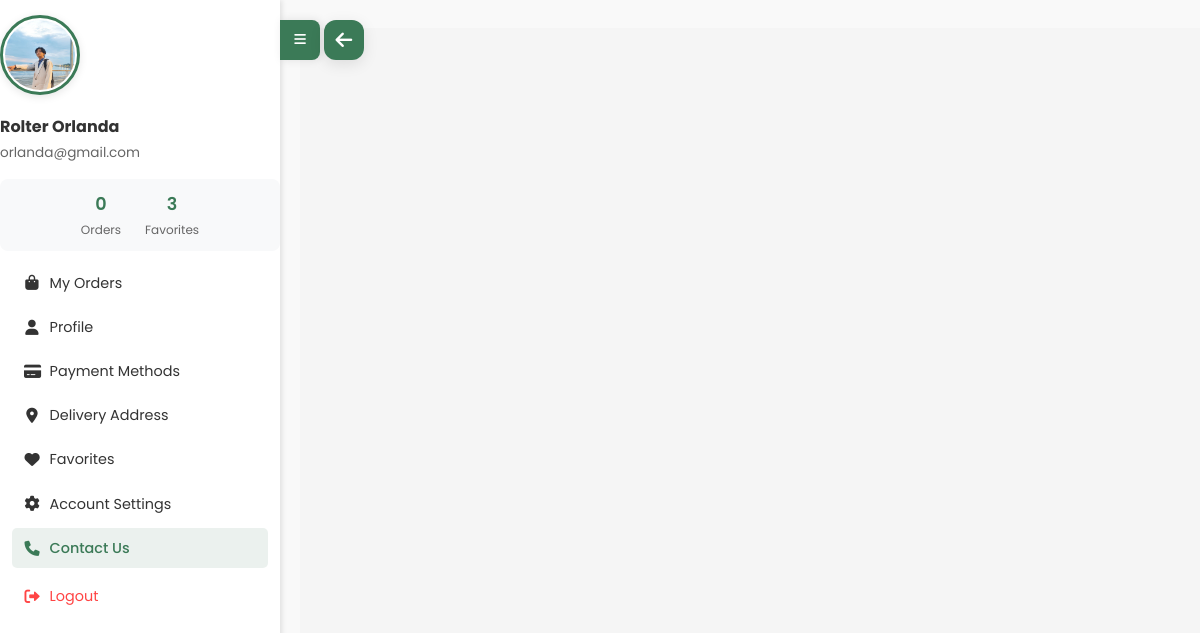
Page /user-dashboard/contact.php (signed in) on the committed database.
### tables this page shows
CREATE TABLE `users` (
  `user_id` int(11) NOT NULL,
  `username` varchar(50) NOT NULL,
  `first_name` varchar(50) NOT NULL,
  `last_name` varchar(50) NOT NULL,
  `email` varchar(100) NOT NULL,
  `phone_number` varchar(20) DEFAULT NULL,
  `password` varchar(255) NOT NULL,
  `full_name` varchar(100) GENERATED ALWAYS AS (concat(`first_name`,' ',`last_name`)) STORED,
  `profile_image` varchar(255) DEFAULT NULL,
  `role` enum('admin','customer','staff') NOT NULL DEFAULT 'customer',
  `created_at` timestamp NOT NULL DEFAULT current_timestamp(),
  `last_login` timestamp NULL DEFAULT NULL,
  `active` tinyint(1) DEFAULT 1,
  `phone` varchar(20) DEFAULT NULL,
  `birth_date` date DEFAULT NULL
);

### user-dashboard/contact.php (the view, shortened to what this page needs)
<?php
require_once '../connect.php';
$user_id = $_SESSION['user_id'];
$stmt = $conn->prepare("SELECT * FROM users WHERE user_id = ?");
$stmt->bind_param("i", $user_id);
$stmt->execute();
$result = $stmt->get_result();
$user = $result->fetch_assoc();
$orderCount = 0;
try {
    $orderStmt = $conn->prepare("SELECT COUNT(*) as order_count FROM orders WHERE user_id = ?");
    $orderStmt->bind_param("i", $user_id);
    $orderStmt->execute();
    $orderResult = $orderStmt->get_result();
    $orderCount = $orderResult->fetch_assoc()['order_count'];
} catch (Exception $e) {
    error_log("Error getting order count: " . $e->getMessage());
}
$favoriteCount = 0;
try {
    $favoriteStmt = $conn->prepare("SELECT COUNT(*) as favorite_count FROM favorites WHERE user_id = ?");
    $favoriteStmt->bind_param("i", $user_id);
    $favoriteStmt->execute();
    $favoriteResult = $favoriteStmt->get_result();
    $favoriteCount = $favoriteResult->fetch_assoc()['favorite_count'];
} catch (Exception $e) {
    error_log("Error getting favorite count: " . $e->getMessage());
}
?>
<!DOCTYPE html>
<html lang="en">
<head>
    <link rel="stylesheet" href="https://cdnjs.cloudflare.com/ajax/libs/font-awesome/6.0.0/css/all.min.css">
    <link rel="stylesheet" href="../css/user.css">
    <link rel="stylesheet" href="../css/settings.css">
</head>
<body>
        <aside class="sidebar">
            <div class="toggle-container">
                <button class="toggle-btn" id="sidebarToggle">
                    <i class="fa-solid fa-bars"></i>
                </button>
            </div>
            <div class="user-info">
                <img src="<?php echo !empty($user['profile_image']) ? '../' . $user['profile_image'] : '../assets/images/default-avatar.jpg'; ?>"
                     alt="User Avatar" class="user-avatar">
                <h3><?php echo $user['first_name'] . ' ' . $user['last_name']; ?></h3>
                <p><?php echo $user['email']; ?></p>
                <div class="user-stats">
                    <div class="stat">
                        <div class="stat-number"><?php echo isset($orderCount) ? $orderCount : '0'; ?></div>
                        <div class="stat-label">Orders</div>
                    </div>
                    <div class="stat">
                        <div class="stat-number"><?php echo isset($favoriteCount) ? $favoriteCount : '0'; ?></div>
                        <div class="stat-label">Favorites</div>
                    </div>
                </div>
            </div>
            <ul class="menu-items">
                <li><a href="orders.php"><i class="fa-solid fa-bag-shopping"></i> My Orders</a></li>
                <li><a href="profile.php" ><i class="fa-solid fa-user"></i> Profile</a></li>
                <li><a href="payment.php"><i class="fa-solid fa-credit-card"></i> Payment Methods</a></li>
                <li><a href="address.php"><i class="fa-solid fa-location-dot"></i> Delivery Address</a></li>
                <li><a href="favorite.php"><i class="fa-solid fa-heart"></i> Favorites</a></li>
                <li><a href="settings.php"><i class="fa-solid fa-gear"></i> Account Settings</a></li>
                <li><a href="#" class="active"><i class="fa-solid fa-phone"></i> Contact Us</a></li>
                <li><a href="#" onclick="showLogoutModal(); return false;" class="logout-link">
                    <i class="fa-solid fa-right-from-bracket"></i> Logout
                </a></li>
            </ul>
        </aside>
        <main class="main-content">
        <a href="user.php" class="back-button">
        <i class="fa fa-arrow-left" aria-hidden="true"></i>
    </a>
        </main>
</body>
</html>

### css/user.css (style rules this page uses)
* { margin: 0; padding: 0; box-sizing: border-box; font-family: 'Poppins', sans-serif; }
:root { --primary-color: #3b7a57; --secondary-color: #2c5a3f; --text-color: #333; --bg-color: #f5f5f5; }
body { background-color: var(--bg-color); min-height: 100vh; overflow-x: hidden; }
.sidebar { width: 280px; background: white; height: 100vh; position: fixed; left: 0; top: 0; transition: all 0.3s ease; z-index: 999; padding-top: 15px; box-shadow: 2px 0 5px rgba(0,0,0,0.1); overflow-y: auto; }
.main-content { margin-left: 280px; padding: 20px; transition: all 0.3s ease; min-height: calc(100vh - 60px); margin-top: 10px; }
.toggle-btn { position: sticky; top: 0; z-index: 10; }

### css/settings.css (style rules this page uses)
body { font-family: Arial, sans-serif; margin: 0; padding: 0; background-color: #f9f9f9; min-height: 100vh; overflow-x: hidden; }
.back-button { position: fixed; left: calc(280px + 20px + 1.5rem); top: 20px; width: 40px; height: 40px; background: var(--primary-color); border-radius: 12px; display: flex; align-items: center; justify-content: center; color: white; text-decoration: none; box-shadow: 0 4px 15px rgba(0, 0, 0, 0.1); transition: all 0.3s ease; z-index: 1000; }
.back-button i { font-size: 1.2rem; }
.main-content { flex: 1; margin-left: calc(280px + 20px); padding: 0.5rem 1.5rem; transition: all 0.3s ease; background-color: var(--bg-color); max-width: 1000px; height: 100vh; }
.sidebar { width: 280px; background: white; height: 100vh; position: fixed; left: 0; top: 0; transition: all 0.3s ease; z-index: 999; padding-top: 15px; box-shadow: 2px 0 5px rgba(0,0,0,0.1); overflow-y: auto; }
.toggle-container { position: fixed; left: 280px; top: 20px; z-index: 1002; transition: all 0.3s ease; }
.toggle-btn { background: var(--primary-color); color: white; border: none; width: 40px; height: 40px; border-radius: 0 8px 8px 0; cursor: pointer; display: flex; align-items: center; justify-content: center; box-shadow: 2px 0 10px rgba(0,0,0,0.1); transition: all 0.3s ease; }
.user-avatar { width: 80px; height: 80px; border-radius: 50%; margin-bottom: 0.75rem; object-fit: cover; border: 3px solid var(--primary-color); padding: 2px; background: white; box-shadow: 0 2px 8px rgba(0,0,0,0.1); }
.user-info h3 { font-size: 1rem; margin-bottom: 0.25rem; color: var(--text-color); }
.user-info p { font-size: 0.85rem; color: #666; margin-bottom: 1rem; }
.user-stats { display: flex; justify-content: center; gap: 1.5rem; margin-top: 0.75rem; padding: 0.75rem; background: #f8f9fa; border-radius: 8px; }
.stat { text-align: center; }
.stat-number { font-weight: 600; color: var(--primary-color); font-size: 1.1rem; }
.stat-label { font-size: 0.75rem; color: #666; margin-top: 0.25rem; }
.menu-items { list-style: none; padding: 0.75rem; }
.menu-items li { margin-bottom: 0.25rem; }
.menu-items a { display: flex; align-items: center; gap: 0.6rem; padding: 0.6rem 0.75rem; color: var(--text-color); text-decoration: none; border-radius: 5px; transition: all 0.3s; font-size: 0.9rem; }
.menu-items i { width: 16px; text-align: center; font-size: 0.95rem; }
.menu-items a.active { background-color: rgba(59, 122, 87, 0.1); color: var(--primary-color); font-weight: 500; }
.menu-items .logout-link { color: #ff4444; margin-top: 0.5rem; }

### rows in the picture
users: profile_image (picture), first_name "Rolter", last_name "Orlanda", email "orlanda@gmail.com"

### other values in the picture
$orderCount "0"
$favoriteCount "3"
